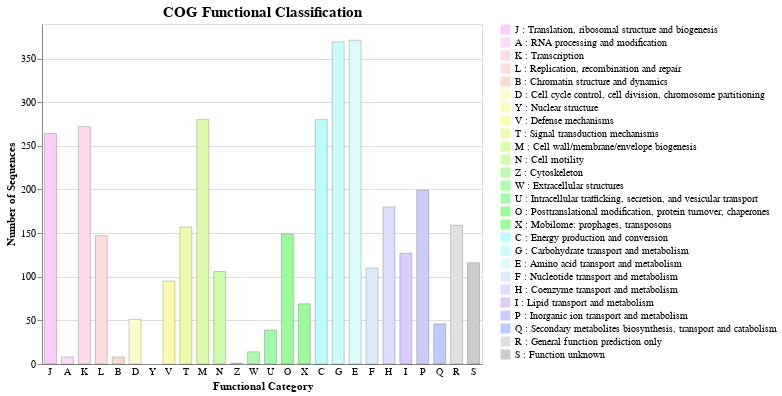

The notebook cell this image was saved under:
### Code cell
from cogclassifier.plot import plot_cog_count_barchart

cog_count_file = "./cog_count.tsv"
barchart = plot_cog_count_barchart(cog_count_file)
barchart

### Figure 1 — Vega-Lite specification as saved in the notebook (floating-point values rounded to 4 significant figures)
{"config": {"view": {"continuousWidth": 300, "continuousHeight": 300}, "axisX": {"labelAngle": 0, "tickSize": 0}, "legend": {"labelLimit": 0}, "mark": {"stroke": "black", "strokeOpacity": 1, "strokeWidth": 0.15, "width": 12}, "title": {"fontSize": 15}}, "data": {"name": "data-b991ab4dd3450ff81b1b7089e8d70fcb"}, "mark": {"type": "bar", "stroke": "black", "strokeWidth": 0.2}, "encoding": {"color": {"field": "L_DESCRIPTION", "scale": {"domain": ["J : Translation, ribosomal structure and biogenesis", "A : RNA processing and modification", "K : Transcription", "L : Replication, recombination and repair", "B : Chromatin structure and dynamics", "D : Cell cycle control, cell division, chromosome partitioning", "Y : Nuclear structure", "V : Defense mechanisms", "T : Signal transduction mechanisms", "M : Cell wall/membrane/envelope biogenesis", "N : Cell motility", "Z : Cytoskeleton", "W : Extracellular structures", "U : Intracellular trafficking, secretion, and vesicular transport", "O : Posttranslational modification, protein turnover, chaperones", "X : Mobilome: prophages, transposons", "C : Energy production and conversion", "G : Carbohydrate transport and metabolism", "E : Amino acid transport and metabolism", "F : Nucleotide transport and metabolism", "H : Coenzyme transport and metabolism", "I : Lipid transport and metabolism", "P : Inorganic ion transport and metabolism", "Q : Secondary metabolites biosynthesis, transport and catabolism", "R : General function prediction only", "S : Function unknown"], "range": ["#FCCCFC", "#FCDCFC", "#FCDCEC", "#FCDCDC", "#FCDCCC", "#FCFCCC", "#FCFCBC", "#FCFCAC", "#ECFCAC", "#DCFCAC", "#CCFCAC", "#BCFCAC", "#ACFCAC", "#9CFCAC", "#9CFC9C", "#9CFC9C", "#BCFCFC", "#CCFCFC", "#DCFCFC", "#DCECFC", "#DCDCFC", "#DCCCFC", "#CCCCFC", "#BCCCFC", "#E0E0E0", "#CCCCCC"]}, "title": "", "type": "nominal"}, "stroke": {"condition": {"test": "(datum['COUNT'] > 0)", "value": "black"}, "value": "transparent"}, "tooltip": [{"field": "DESCRIPTION", "type": "nominal"}, {"field": "LETTER", "type": "nominal"}, {"field": "COUNT", "type": "quantitative"}, {"field": "RATIO(%)", "type": "nominal"}], "x": {"field": "LETTER", "sort": null, "title": "Functional Category", "type": "nominal"}, "y": {"axis": {"format": "c"}, "field": "COUNT", "scale": {"clamp": true, "domainMax": 389.6}, "title": "Number of Sequences", "type": "quantitative"}}, "height": 340, "title": "COG Functional Classification", "width": 440, "$schema": "https://vega.github.io/schema/vega-lite/v5.20.1.json", "datasets": {"data-b991ab4dd3450ff81b1b7089e8d70fcb": [{"LETTER": "J", "COUNT": 264, "GROUP": "INFORMATION STORAGE AND PROCESSING", "COLOR": "#FCCCFC", "DESCRIPTION": "Translation, ribosomal structure and biogenesis", "RATIO": 0.07299, "RATIO(%)": "7.30%", "L_DESCRIPTION": "J : Translation, ribosomal structure and biogenesis"}, {"LETTER": "A", "COUNT": 8, "GROUP": "INFORMATION STORAGE AND PROCESSING", "COLOR": "#FCDCFC", "DESCRIPTION": "RNA processing and modification", "RATIO": 0.002212, "RATIO(%)": "0.22%", "L_DESCRIPTION": "A : RNA processing and modification"}, {"LETTER": "K", "COUNT": 272, "GROUP": "INFORMATION STORAGE AND PROCESSING", "COLOR": "#FCDCEC", "DESCRIPTION": "Transcription", "RATIO": 0.0752, "RATIO(%)": "7.52%", "L_DESCRIPTION": "K : Transcription"}, {"LETTER": "L", "COUNT": 147, "GROUP": "INFORMATION STORAGE AND PROCESSING", "COLOR": "#FCDCDC", "DESCRIPTION": "Replication, recombination and repair", "RATIO": 0.04064, "RATIO(%)": "4.06%", "L_DESCRIPTION": "L : Replication, recombination and repair"}, {"LETTER": "B", "COUNT": 8, "GROUP": "INFORMATION STORAGE AND PROCESSING", "COLOR": "#FCDCCC", "DESCRIPTION": "Chromatin structure and dynamics", "RATIO": 0.002212, "RATIO(%)": "0.22%", "L_DESCRIPTION": "B : Chromatin structure and dynamics"}, {"LETTER": "D", "COUNT": 51, "GROUP": "CELLULAR PROCESSES AND SIGNALING", "COLOR": "#FCFCCC", "DESCRIPTION": "Cell cycle control, cell division, chromosome partitioning", "RATIO": 0.0141, "RATIO(%)": "1.41%", "L_DESCRIPTION": "D : Cell cycle control, cell division, chromosome partitioning"}, {"LETTER": "Y", "COUNT": 0, "GROUP": "CELLULAR PROCESSES AND SIGNALING", "COLOR": "#FCFCBC", "DESCRIPTION": "Nuclear structure", "RATIO": 0.0, "RATIO(%)": "0.00%", "L_DESCRIPTION": "Y : Nuclear structure"}, {"LETTER": "V", "COUNT": 95, "GROUP": "CELLULAR PROCESSES AND SIGNALING", "COLOR": "#FCFCAC", "DESCRIPTION": "Defense mechanisms", "RATIO": 0.02626, "RATIO(%)": "2.63%", "L_DESCRIPTION": "V : Defense mechanisms"}, {"LETTER": "T", "COUNT": 157, "GROUP": "CELLULAR PROCESSES AND SIGNALING", "COLOR": "#ECFCAC", "DESCRIPTION": "Signal transduction mechanisms", "RATIO": 0.04341, "RATIO(%)": "4.34%", "L_DESCRIPTION": "T : Signal transduction mechanisms"}, {"LETTER": "M", "COUNT": 280, "GROUP": "CELLULAR PROCESSES AND SIGNALING", "COLOR": "#DCFCAC", "DESCRIPTION": "Cell wall/membrane/envelope biogenesis", "RATIO": 0.07741, "RATIO(%)": "7.74%", "L_DESCRIPTION": "M : Cell wall/membrane/envelope biogenesis"}, {"LETTER": "N", "COUNT": 106, "GROUP": "CELLULAR PROCESSES AND SIGNALING", "COLOR": "#CCFCAC", "DESCRIPTION": "Cell motility", "RATIO": 0.02931, "RATIO(%)": "2.93%", "L_DESCRIPTION": "N : Cell motility"}, {"LETTER": "Z", "COUNT": 1, "GROUP": "CELLULAR PROCESSES AND SIGNALING", "COLOR": "#BCFCAC", "DESCRIPTION": "Cytoskeleton", "RATIO": 0.0002765, "RATIO(%)": "0.03%", "L_DESCRIPTION": "Z : Cytoskeleton"}, {"LETTER": "W", "COUNT": 14, "GROUP": "CELLULAR PROCESSES AND SIGNALING", "COLOR": "#ACFCAC", "DESCRIPTION": "Extracellular structures", "RATIO": 0.003871, "RATIO(%)": "0.39%", "L_DESCRIPTION": "W : Extracellular structures"}, {"LETTER": "U", "COUNT": 39, "GROUP": "CELLULAR PROCESSES AND SIGNALING", "COLOR": "#9CFCAC", "DESCRIPTION": "Intracellular trafficking, secretion, and vesicular transport", "RATIO": 0.01078, "RATIO(%)": "1.08%", "L_DESCRIPTION": "U : Intracellular trafficking, secretion, and vesicular transport"}, {"LETTER": "O", "COUNT": 149, "GROUP": "CELLULAR PROCESSES AND SIGNALING", "COLOR": "#9CFC9C", "DESCRIPTION": "Posttranslational modification, protein turnover, chaperones", "RATIO": 0.04119, "RATIO(%)": "4.12%", "L_DESCRIPTION": "O : Posttranslational modification, protein turnover, chaperones"}, {"LETTER": "X", "COUNT": 69, "GROUP": "CELLULAR PROCESSES AND SIGNALING", "COLOR": "#9CFC9C", "DESCRIPTION": "Mobilome: prophages, transposons", "RATIO": 0.01908, "RATIO(%)": "1.91%", "L_DESCRIPTION": "X : Mobilome: prophages, transposons"}, {"LETTER": "C", "COUNT": 280, "GROUP": "METABOLISM", "COLOR": "#BCFCFC", "DESCRIPTION": "Energy production and conversion", "RATIO": 0.07741, "RATIO(%)": "7.74%", "L_DESCRIPTION": "C : Energy production and conversion"}, {"LETTER": "G", "COUNT": 369, "GROUP": "METABOLISM", "COLOR": "#CCFCFC", "DESCRIPTION": "Carbohydrate transport and metabolism", "RATIO": 0.102, "RATIO(%)": "10.20%", "L_DESCRIPTION": "G : Carbohydrate transport and metabolism"}, {"LETTER": "E", "COUNT": 371, "GROUP": "METABOLISM", "COLOR": "#DCFCFC", "DESCRIPTION": "Amino acid transport and metabolism", "RATIO": 0.1026, "RATIO(%)": "10.26%", "L_DESCRIPTION": "E : Amino acid transport and metabolism"}, {"LETTER": "F", "COUNT": 110, "GROUP": "METABOLISM", "COLOR": "#DCECFC", "DESCRIPTION": "Nucleotide transport and metabolism", "RATIO": 0.03041, "RATIO(%)": "3.04%", "L_DESCRIPTION": "F : Nucleotide transport and metabolism"}, {"LETTER": "H", "COUNT": 180, "GROUP": "METABOLISM", "COLOR": "#DCDCFC", "DESCRIPTION": "Coenzyme transport and metabolism", "RATIO": 0.04976, "RATIO(%)": "4.98%", "L_DESCRIPTION": "H : Coenzyme transport and metabolism"}, {"LETTER": "I", "COUNT": 127, "GROUP": "METABOLISM", "COLOR": "#DCCCFC", "DESCRIPTION": "Lipid transport and metabolism", "RATIO": 0.03511, "RATIO(%)": "3.51%", "L_DESCRIPTION": "I : Lipid transport and metabolism"}, {"LETTER": "P", "COUNT": 199, "GROUP": "METABOLISM", "COLOR": "#CCCCFC", "DESCRIPTION": "Inorganic ion transport and metabolism", "RATIO": 0.05502, "RATIO(%)": "5.50%", "L_DESCRIPTION": "P : Inorganic ion transport and metabolism"}, {"LETTER": "Q", "COUNT": 46, "GROUP": "METABOLISM", "COLOR": "#BCCCFC", "DESCRIPTION": "Secondary metabolites biosynthesis, transport and catabolism", "RATIO": 0.01272, "RATIO(%)": "1.27%", "L_DESCRIPTION": "Q : Secondary metabolites biosynthesis, transport and catabolism"}, {"LETTER": "R", "COUNT": 159, "GROUP": "POORLY CHARACTERIZED", "COLOR": "#E0E0E0", "DESCRIPTION": "General function prediction only", "RATIO": 0.04396, "RATIO(%)": "4.40%", "L_DESCRIPTION": "R : General function prediction only"}, {"LETTER": "S", "COUNT": 116, "GROUP": "POORLY CHARACTERIZED", "COLOR": "#CCCCCC", "DESCRIPTION": "Function unknown", "RATIO": 0.03207, "RATIO(%)": "3.21%", "L_DESCRIPTION": "S : Function unknown"}]}}
